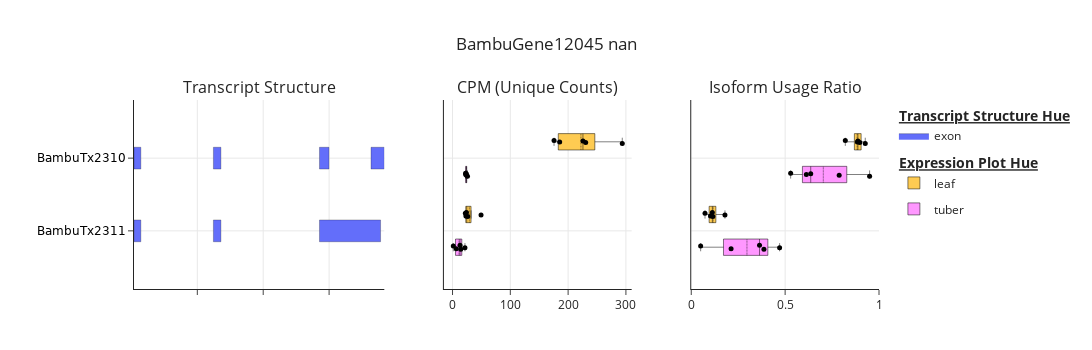
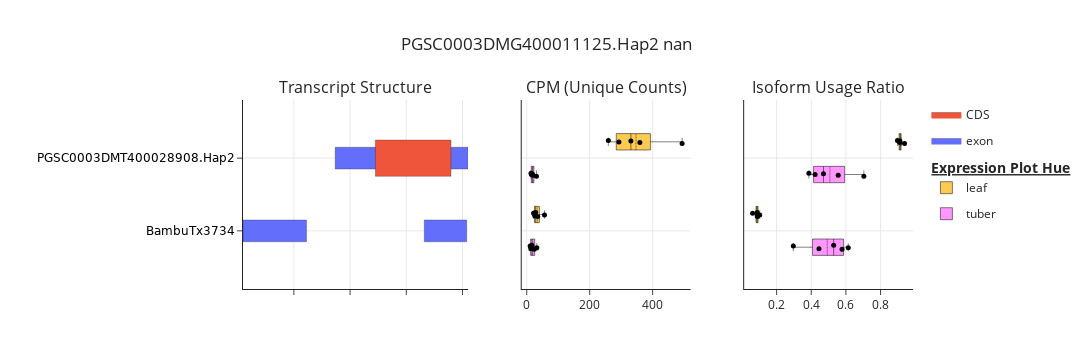
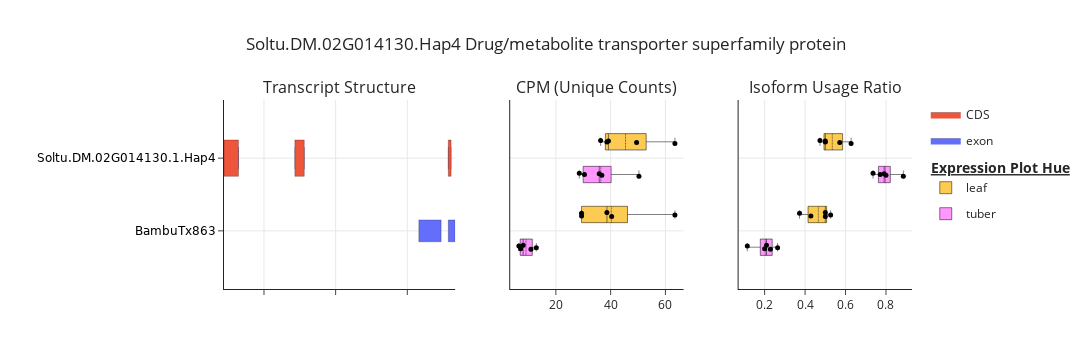
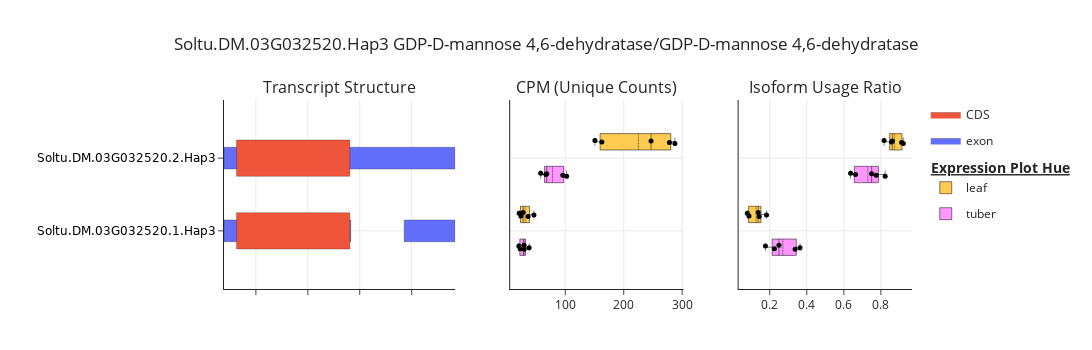

The code cell stored with these charts, in order, in its notebook:
### Code cell
figures = poly.plot_differential_isoform_usage(
    results_df=DIU_plotting_result,
    annotation_df=annotation_pl,
    fdr_threshold=0.05,
    ratio_difference_threshold=0.3
)

### Figure 1 — Plotly figure (JSON) as saved in the notebook; plotly's stock layout.template omitted (floating-point values rounded to 4 significant figures)
{"data": [{"fill": "toself", "fillcolor": "#636EFA", "hoverinfo": "text", "hoverlabel": {"namelength": -1}, "hoveron": "fills+points", "hovertemplate": "<b>transcript_id:</b> BambuTx2310<br><b>Feature Type:</b> exon<br><b>Feature Number:</b> None<br><b>Chromosome:</b> chr06_4<br><b>Start:</b> 18103636<br><b>End:</b> 18103838<br><b>Size:</b> 203<br><extra></extra>", "legendgroup": "exon", "legendgrouptitle": {"text": "<b><u>Transcript Structure Hue<u><b>"}, "legendrank": 1, "line": {"color": "black", "width": 0.25}, "mode": "lines", "name": "exon", "opacity": 1, "showlegend": true, "type": "scatter", "x": [18103636, 18103838, 18103838, 18103636, 18103636], "xaxis": "x", "y": [0.85, 0.85, 1.15, 1.15, 0.85], "yaxis": "y"}, {"fill": "toself", "fillcolor": "#636EFA", "hoverinfo": "text", "hoverlabel": {"namelength": -1}, "hoveron": "fills+points", "hovertemplate": "<b>transcript_id:</b> BambuTx2310<br><b>Feature Type:</b> exon<br><b>Feature Number:</b> None<br><b>Chromosome:</b> chr06_4<br><b>Start:</b> 18102854<br><b>End:</b> 18102998<br><b>Size:</b> 145<br><extra></extra>", "legendgroup": "exon", "legendgrouptitle": {"text": "<b><u>Transcript Structure Hue<u><b>"}, "legendrank": 1, "line": {"color": "black", "width": 0.25}, "mode": "lines", "name": "exon", "opacity": 1, "showlegend": false, "type": "scatter", "x": [18102854, 18102998, 18102998, 18102854, 18102854], "xaxis": "x", "y": [0.85, 0.85, 1.15, 1.15, 0.85], "yaxis": "y"}, {"fill": "toself", "fillcolor": "#636EFA", "hoverinfo": "text", "hoverlabel": {"namelength": -1}, "hoveron": "fills+points", "hovertemplate": "<b>transcript_id:</b> BambuTx2310<br><b>Feature Type:</b> exon<br><b>Feature Number:</b> None<br><b>Chromosome:</b> chr06_4<br><b>Start:</b> 18101244<br><b>End:</b> 18101358<br><b>Size:</b> 115<br><extra></extra>", "legendgroup": "exon", "legendgrouptitle": {"text": "<b><u>Transcript Structure Hue<u><b>"}, "legendrank": 1, "line": {"color": "black", "width": 0.25}, "mode": "lines", "name": "exon", "opacity": 1, "showlegend": false, "type": "scatter", "x": [18101244, 18101358, 18101358, 18101244, 18101244], "xaxis": "x", "y": [0.85, 0.85, 1.15, 1.15, 0.85], "yaxis": "y"}, {"fill": "toself", "fillcolor": "#636EFA", "hoverinfo": "text", "hoverlabel": {"namelength": -1}, "hoveron": "fills+points", "hovertemplate": "<b>transcript_id:</b> BambuTx2310<br><b>Feature Type:</b> exon<br><b>Feature Number:</b> None<br><b>Chromosome:</b> chr06_4<br><b>Start:</b> 18100039<br><b>End:</b> 18100143<br><b>Size:</b> 105<br><extra></extra>", "legendgroup": "exon", "legendgrouptitle": {"text": "<b><u>Transcript Structure Hue<u><b>"}, "legendrank": 1, "line": {"color": "black", "width": 0.25}, "mode": "lines", "name": "exon", "opacity": 1, "showlegend": false, "type": "scatter", "x": [18100039, 18100143, 18100143, 18100039, 18100039], "xaxis": "x", "y": [0.85, 0.85, 1.15, 1.15, 0.85], "yaxis": "y"}, {"fill": "toself", "fillcolor": "#636EFA", "hoverinfo": "text", "hoverlabel": {"namelength": -1}, "hoveron": "fills+points", "hovertemplate": "<b>transcript_id:</b> BambuTx2311<br><b>Feature Type:</b> exon<br><b>Feature Number:</b> None<br><b>Chromosome:</b> chr06_4<br><b>Start:</b> 18102854<br><b>End:</b> 18103781<br><b>Size:</b> 928<br><extra></extra>", "legendgroup": "exon", "legendgrouptitle": {"text": "<b><u>Transcript Structure Hue<u><b>"}, "legendrank": 1, "line": {"color": "black", "width": 0.25}, "mode": "lines", "name": "exon", "opacity": 1, "showlegend": false, "type": "scatter", "x": [18102854, 18103781, 18103781, 18102854, 18102854], "xaxis": "x", "y": [-0.15, -0.15, 0.15, 0.15, -0.15], "yaxis": "y"}, {"fill": "toself", "fillcolor": "#636EFA", "hoverinfo": "text", "hoverlabel": {"namelength": -1}, "hoveron": "fills+points", "hovertemplate": "<b>transcript_id:</b> BambuTx2311<br><b>Feature Type:</b> exon<br><b>Feature Number:</b> None<br><b>Chromosome:</b> chr06_4<br><b>Start:</b> 18101244<br><b>End:</b> 18101358<br><b>Size:</b> 115<br><extra></extra>", "legendgroup": "exon", "legendgrouptitle": {"text": "<b><u>Transcript Structure Hue<u><b>"}, "legendrank": 1, "line": {"color": "black", "width": 0.25}, "mode": "lines", "name": "exon", "opacity": 1, "showlegend": false, "type": "scatter", "x": [18101244, 18101358, 18101358, 18101244, 18101244], "xaxis": "x", "y": [-0.15, -0.15, 0.15, 0.15, -0.15], "yaxis": "y"}, {"fill": "toself", "fillcolor": "#636EFA", "hoverinfo": "text", "hoverlabel": {"namelength": -1}, "hoveron": "fills+points", "hovertemplate": "<b>transcript_id:</b> BambuTx2311<br><b>Feature Type:</b> exon<br><b>Feature Number:</b> None<br><b>Chromosome:</b> chr06_4<br><b>Start:</b> 18100040<br><b>End:</b> 18100143<br><b>Size:</b> 104<br><extra></extra>", "legendgroup": "exon", "legendgrouptitle": {"text": "<b><u>Transcript Structure Hue<u><b>"}, "legendrank": 1, "line": {"color": "black", "width": 0.25}, "mode": "lines", "name": "exon", "opacity": 1, "showlegend": false, "type": "scatter", "x": [18100040, 18100143, 18100143, 18100040, 18100040], "xaxis": "x", "y": [-0.15, -0.15, 0.15, 0.15, -0.15], "yaxis": "y"}, {"boxmean": true, "boxpoints": "all", "fillcolor": "#FF97FF", "jitter": 0.3, "legendgroup": "tuber", "legendgrouptitle": {"text": ""}, "legendrank": 3, "line": {"width": 0.5}, "marker": {"color": "black", "opacity": 1, "size": 5}, "name": "tuber", "offsetgroup": "3", "opacity": 1, "orientation": "h", "pointpos": 0, "showlegend": true, "text": ["SRR14995031", "SRR14995033", "SRR14995032", "SRR14995933", "SRR14995034", "SRR14995031", "SRR14995033", "SRR14995032", "SRR14995933", "SRR14995034"], "type": "box", "x": [21.49, 6.432, 14.28, 1.362, 12.99, 24.17, 23.89, 22.61, 25.89, 22.73], "xaxis": "x2", "y": ["0", "0", "0", "0", "0", "1", "1", "1", "1", "1"], "yaxis": "y2"}, {"boxmean": true, "boxpoints": "all", "fillcolor": "#FECB52", "jitter": 0.3, "legendgroup": "leaf", "legendgrouptitle": {"text": "<b><u>Expression Plot Hue<u><b>"}, "legendrank": 2, "line": {"width": 0.5}, "marker": {"color": "black", "opacity": 1, "size": 5}, "name": "leaf", "offsetgroup": "2", "opacity": 1, "orientation": "h", "pointpos": 0, "showlegend": true, "text": ["SRR14993893", "SRR14993892", "SRR14993895", "SRR14993894", "SRR14996168", "SRR14993893", "SRR14993892", "SRR14993895", "SRR14993894", "SRR14996168"], "type": "box", "x": [49.36, 23.19, 26.29, 24.12, 22.21, 225.7, 293.7, 230.4, 185.4, 175.6], "xaxis": "x2", "y": ["0", "0", "0", "0", "0", "1", "1", "1", "1", "1"], "yaxis": "y2"}, {"boxmean": true, "boxpoints": "all", "fillcolor": "#FF97FF", "jitter": 0.3, "legendgroup": "tuber", "legendgrouptitle": {"text": ""}, "legendrank": 3, "line": {"width": 0.5}, "marker": {"color": "black", "opacity": 1, "size": 5}, "name": "tuber", "offsetgroup": "3", "opacity": 1, "orientation": "h", "pointpos": 0, "showlegend": false, "text": ["SRR14995031", "SRR14995033", "SRR14995032", "SRR14995933", "SRR14995034", "SRR14995031", "SRR14995033", "SRR14995032", "SRR14995933", "SRR14995034"], "type": "box", "x": [0.4706, 0.2121, 0.3871, 0.05, 0.3636, 0.5294, 0.7879, 0.6129, 0.95, 0.6364], "xaxis": "x3", "y": ["0", "0", "0", "0", "0", "1", "1", "1", "1", "1"], "yaxis": "y3"}, {"boxmean": true, "boxpoints": "all", "fillcolor": "#FECB52", "jitter": 0.3, "legendgroup": "leaf", "legendgrouptitle": {"text": "<b><u>Expression Plot Hue<u><b>"}, "legendrank": 2, "line": {"width": 0.5}, "marker": {"color": "black", "opacity": 1, "size": 5}, "name": "leaf", "offsetgroup": "2", "opacity": 1, "orientation": "h", "pointpos": 0, "showlegend": false, "text": ["SRR14993893", "SRR14993892", "SRR14993895", "SRR14993894", "SRR14996168", "SRR14993893", "SRR14993892", "SRR14993895", "SRR14993894", "SRR14996168"], "type": "box", "x": [0.1795, 0.07317, 0.1024, 0.1151, 0.1122, 0.8205, 0.9268, 0.8976, 0.8849, 0.8878], "xaxis": "x3", "y": ["0", "0", "0", "0", "0", "1", "1", "1", "1", "1"], "yaxis": "y3"}], "layout": {"annotations": [{"font": {"size": 16}, "showarrow": false, "text": "Transcript Structure", "x": 0.168, "xanchor": "center", "xref": "paper", "y": 1, "yanchor": "bottom", "yref": "paper"}, {"font": {"size": 16}, "showarrow": false, "text": "CPM (Unique Counts)", "x": 0.542, "xanchor": "center", "xref": "paper", "y": 1, "yanchor": "bottom", "yref": "paper"}, {"font": {"size": 16}, "showarrow": false, "text": "Isoform Usage Ratio", "x": 0.874, "xanchor": "center", "xref": "paper", "y": 1, "yanchor": "bottom", "yref": "paper"}], "boxgap": 0.1, "boxgroupgap": 0.5, "boxmode": "group", "height": 350, "hoverlabel": {"font": {"size": 12}}, "hovermode": "closest", "legend": {"font": {"size": 12}, "grouptitlefont": {"size": 14}, "tracegroupgap": 7}, "margin": {"b": 50, "l": 100, "r": 50, "t": 100}, "showlegend": true, "title": {"text": "BambuGene12045 nan", "x": 0.5, "xanchor": "center"}, "violingap": 0.1, "violingroupgap": 0.5, "violinmode": "group", "width": 1300, "xaxis": {"anchor": "y", "domain": [0, 0.336], "showgrid": true, "showticklabels": false, "tickfont": {"size": 12}, "title": {"text": ""}}, "xaxis2": {"anchor": "y2", "domain": [0.416, 0.668], "showgrid": true, "showticklabels": true, "tickfont": {"size": 12}, "title": {"text": ""}}, "xaxis3": {"anchor": "y3", "domain": [0.748, 1], "showgrid": true, "showticklabels": true, "tickfont": {"size": 12}, "title": {"text": ""}}, "yaxis": {"anchor": "x", "domain": [0, 1], "range": [-0.8, 1.8], "showgrid": true, "showticklabels": true, "tickfont": {"color": "black", "family": "DejaVu Sans", "size": 12}, "ticktext": ["BambuTx2311", "BambuTx2310"], "tickvals": [0, 1], "title": {"text": ""}}, "yaxis2": {"anchor": "x2", "domain": [0, 1], "matches": "y", "range": [-0.8, 1.8], "showgrid": true, "showticklabels": false, "ticks": "", "ticktext": ["BambuTx2311", "BambuTx2310"], "tickvals": [0, 1]}, "yaxis3": {"anchor": "x3", "domain": [0, 1], "matches": "y", "range": [-0.8, 1.8], "showgrid": true, "showticklabels": false, "ticks": "", "ticktext": ["BambuTx2311", "BambuTx2310"], "tickvals": [0, 1]}}}

### Figure 2 — Plotly figure (JSON) as saved in the notebook; plotly's stock layout.template omitted (floating-point values rounded to 4 significant figures)
{"data": [{"fill": "toself", "fillcolor": "#636EFA", "hoverinfo": "text", "hoverlabel": {"namelength": -1}, "hoveron": "fills+points", "hovertemplate": "<b>transcript_id:</b> PGSC0003DMT400028908.Hap2<br><b>Feature Type:</b> exon<br><b>Feature Number:</b> None<br><b>Chromosome:</b> chr10_2<br><b>Start:</b> 13877947<br><b>End:</b> 13878420<br><b>Size:</b> 474<br><extra></extra>", "legendgroup": "exon", "legendgrouptitle": {"text": ""}, "legendrank": 2, "line": {"color": "black", "width": 0.25}, "mode": "lines", "name": "exon", "opacity": 1, "showlegend": true, "type": "scatter", "x": [13877947, 13878420, 13878420, 13877947, 13877947], "xaxis": "x", "y": [0.85, 0.85, 1.15, 1.15, 0.85], "yaxis": "y"}, {"fill": "toself", "fillcolor": "#636EFA", "hoverinfo": "text", "hoverlabel": {"namelength": -1}, "hoveron": "fills+points", "hovertemplate": "<b>transcript_id:</b> BambuTx3734<br><b>Feature Type:</b> exon<br><b>Feature Number:</b> None<br><b>Chromosome:</b> chr10_2<br><b>Start:</b> 13878264<br><b>End:</b> 13878415<br><b>Size:</b> 152<br><extra></extra>", "legendgroup": "exon", "legendgrouptitle": {"text": ""}, "legendrank": 2, "line": {"color": "black", "width": 0.25}, "mode": "lines", "name": "exon", "opacity": 1, "showlegend": false, "type": "scatter", "x": [13878264, 13878415, 13878415, 13878264, 13878264], "xaxis": "x", "y": [-0.15, -0.15, 0.15, 0.15, -0.15], "yaxis": "y"}, {"fill": "toself", "fillcolor": "#636EFA", "hoverinfo": "text", "hoverlabel": {"namelength": -1}, "hoveron": "fills+points", "hovertemplate": "<b>transcript_id:</b> BambuTx3734<br><b>Feature Type:</b> exon<br><b>Feature Number:</b> None<br><b>Chromosome:</b> chr10_2<br><b>Start:</b> 13877619<br><b>End:</b> 13877845<br><b>Size:</b> 227<br><extra></extra>", "legendgroup": "exon", "legendgrouptitle": {"text": ""}, "legendrank": 2, "line": {"color": "black", "width": 0.25}, "mode": "lines", "name": "exon", "opacity": 1, "showlegend": false, "type": "scatter", "x": [13877619, 13877845, 13877845, 13877619, 13877619], "xaxis": "x", "y": [-0.15, -0.15, 0.15, 0.15, -0.15], "yaxis": "y"}, {"fill": "toself", "fillcolor": "#EF553B", "hoverinfo": "text", "hoverlabel": {"namelength": -1}, "hoveron": "fills+points", "hovertemplate": "<b>transcript_id:</b> PGSC0003DMT400028908.Hap2<br><b>Feature Type:</b> CDS<br><b>Feature Number:</b> None<br><b>Chromosome:</b> chr10_2<br><b>Start:</b> 13878090<br><b>End:</b> 13878359<br><b>Size:</b> 270<br><extra></extra>", "legendgroup": "CDS", "legendgrouptitle": {"text": ""}, "legendrank": 1, "line": {"color": "black", "width": 0.25}, "mode": "lines", "name": "CDS", "opacity": 1, "showlegend": true, "type": "scatter", "x": [13878090, 13878359, 13878359, 13878090, 13878090], "xaxis": "x", "y": [0.75, 0.75, 1.25, 1.25, 0.75], "yaxis": "y"}, {"boxmean": true, "boxpoints": "all", "fillcolor": "#FF97FF", "jitter": 0.3, "legendgroup": "tuber", "legendgrouptitle": {"text": ""}, "legendrank": 4, "line": {"width": 0.5}, "marker": {"color": "black", "opacity": 1, "size": 5}, "name": "tuber", "offsetgroup": "4", "opacity": 1, "orientation": "h", "pointpos": 0, "showlegend": true, "text": ["SRR14995031", "SRR14995033", "SRR14995032", "SRR14995933", "SRR14995034", "SRR14995031", "SRR14995033", "SRR14995032", "SRR14995933", "SRR14995034"], "type": "box", "x": [23.28, 16.54, 32.12, 10.9, 12.99, 17.01, 14.7, 20.23, 13.62, 30.85], "xaxis": "x2", "y": ["0", "0", "0", "0", "0", "1", "1", "1", "1", "1"], "yaxis": "y2"}, {"boxmean": true, "boxpoints": "all", "fillcolor": "#FECB52", "jitter": 0.3, "legendgroup": "leaf", "legendgrouptitle": {"text": "<b><u>Expression Plot Hue<u><b>"}, "legendrank": 3, "line": {"width": 0.5}, "marker": {"color": "black", "opacity": 1, "size": 5}, "name": "leaf", "offsetgroup": "3", "opacity": 1, "orientation": "h", "pointpos": 0, "showlegend": true, "text": ["SRR14993893", "SRR14993892", "SRR14993895", "SRR14993894", "SRR14996168", "SRR14993893", "SRR14993892", "SRR14993895", "SRR14993894", "SRR14996168"], "type": "box", "x": [56.42, 34.78, 21.65, 25.62, 28.27, 493.6, 359.4, 330.9, 259.3, 292.7], "xaxis": "x2", "y": ["0", "0", "0", "0", "0", "1", "1", "1", "1", "1"], "yaxis": "y2"}, {"boxmean": true, "boxpoints": "all", "fillcolor": "#FF97FF", "jitter": 0.3, "legendgroup": "tuber", "legendgrouptitle": {"text": ""}, "legendrank": 4, "line": {"width": 0.5}, "marker": {"color": "black", "opacity": 1, "size": 5}, "name": "tuber", "offsetgroup": "4", "opacity": 1, "orientation": "h", "pointpos": 0, "showlegend": false, "text": ["SRR14995031", "SRR14995033", "SRR14995032", "SRR14995933", "SRR14995034", "SRR14995031", "SRR14995033", "SRR14995032", "SRR14995933", "SRR14995034"], "type": "box", "x": [0.5778, 0.5294, 0.6136, 0.4444, 0.2963, 0.4222, 0.4706, 0.3864, 0.5556, 0.7037], "xaxis": "x3", "y": ["0", "0", "0", "0", "0", "1", "1", "1", "1", "1"], "yaxis": "y3"}, {"boxmean": true, "boxpoints": "all", "fillcolor": "#FECB52", "jitter": 0.3, "legendgroup": "leaf", "legendgrouptitle": {"text": "<b><u>Expression Plot Hue<u><b>"}, "legendrank": 3, "line": {"width": 0.5}, "marker": {"color": "black", "opacity": 1, "size": 5}, "name": "leaf", "offsetgroup": "3", "opacity": 1, "orientation": "h", "pointpos": 0, "showlegend": false, "text": ["SRR14993893", "SRR14993892", "SRR14993895", "SRR14993894", "SRR14996168", "SRR14993893", "SRR14993892", "SRR14993895", "SRR14993894", "SRR14996168"], "type": "box", "x": [0.1026, 0.08824, 0.0614, 0.08995, 0.08805, 0.8974, 0.9118, 0.9386, 0.9101, 0.9119], "xaxis": "x3", "y": ["0", "0", "0", "0", "0", "1", "1", "1", "1", "1"], "yaxis": "y3"}], "layout": {"annotations": [{"font": {"size": 16}, "showarrow": false, "text": "Transcript Structure", "x": 0.168, "xanchor": "center", "xref": "paper", "y": 1, "yanchor": "bottom", "yref": "paper"}, {"font": {"size": 16}, "showarrow": false, "text": "CPM (Unique Counts)", "x": 0.542, "xanchor": "center", "xref": "paper", "y": 1, "yanchor": "bottom", "yref": "paper"}, {"font": {"size": 16}, "showarrow": false, "text": "Isoform Usage Ratio", "x": 0.874, "xanchor": "center", "xref": "paper", "y": 1, "yanchor": "bottom", "yref": "paper"}], "boxgap": 0.1, "boxgroupgap": 0.5, "boxmode": "group", "height": 350, "hoverlabel": {"font": {"size": 12}}, "hovermode": "closest", "legend": {"font": {"size": 12}, "grouptitlefont": {"size": 14}, "tracegroupgap": 7}, "margin": {"b": 50, "l": 100, "r": 50, "t": 100}, "showlegend": true, "title": {"text": "PGSC0003DMG400011125.Hap2 nan", "x": 0.5, "xanchor": "center"}, "violingap": 0.1, "violingroupgap": 0.5, "violinmode": "group", "width": 1300, "xaxis": {"anchor": "y", "domain": [0, 0.336], "showgrid": true, "showticklabels": false, "tickfont": {"size": 12}, "title": {"text": ""}}, "xaxis2": {"anchor": "y2", "domain": [0.416, 0.668], "showgrid": true, "showticklabels": true, "tickfont": {"size": 12}, "title": {"text": ""}}, "xaxis3": {"anchor": "y3", "domain": [0.748, 1], "showgrid": true, "showticklabels": true, "tickfont": {"size": 12}, "title": {"text": ""}}, "yaxis": {"anchor": "x", "domain": [0, 1], "range": [-0.8, 1.8], "showgrid": true, "showticklabels": true, "tickfont": {"color": "black", "family": "DejaVu Sans", "size": 12}, "ticktext": ["BambuTx3734", "PGSC0003DMT400028908.Hap2"], "tickvals": [0, 1], "title": {"text": ""}}, "yaxis2": {"anchor": "x2", "domain": [0, 1], "matches": "y", "range": [-0.8, 1.8], "showgrid": true, "showticklabels": false, "ticks": "", "ticktext": ["BambuTx3734", "PGSC0003DMT400028908.Hap2"], "tickvals": [0, 1]}, "yaxis3": {"anchor": "x3", "domain": [0, 1], "matches": "y", "range": [-0.8, 1.8], "showgrid": true, "showticklabels": false, "ticks": "", "ticktext": ["BambuTx3734", "PGSC0003DMT400028908.Hap2"], "tickvals": [0, 1]}}}

### Figure 3 — Plotly figure (JSON) as saved in the notebook; plotly's stock layout.template omitted (floating-point values rounded to 4 significant figures)
{"data": [{"fill": "toself", "fillcolor": "#636EFA", "hoverinfo": "text", "hoverlabel": {"namelength": -1}, "hoveron": "fills+points", "hovertemplate": "<b>transcript_id:</b> Soltu.DM.02G014130.1.Hap4<br><b>Feature Type:</b> exon<br><b>Feature Number:</b> None<br><b>Chromosome:</b> chr02_4<br><b>Start:</b> 25902572<br><b>End:</b> 25902611<br><b>Size:</b> 40<br><extra></extra>", "legendgroup": "exon", "legendgrouptitle": {"text": ""}, "legendrank": 2, "line": {"color": "black", "width": 0.25}, "mode": "lines", "name": "exon", "opacity": 1, "showlegend": true, "type": "scatter", "x": [25902572, 25902611, 25902611, 25902572, 25902572], "xaxis": "x", "y": [0.85, 0.85, 1.15, 1.15, 0.85], "yaxis": "y"}, {"fill": "toself", "fillcolor": "#636EFA", "hoverinfo": "text", "hoverlabel": {"namelength": -1}, "hoveron": "fills+points", "hovertemplate": "<b>transcript_id:</b> Soltu.DM.02G014130.1.Hap4<br><b>Feature Type:</b> exon<br><b>Feature Number:</b> None<br><b>Chromosome:</b> chr02_4<br><b>Start:</b> 25900431<br><b>End:</b> 25900562<br><b>Size:</b> 132<br><extra></extra>", "legendgroup": "exon", "legendgrouptitle": {"text": ""}, "legendrank": 2, "line": {"color": "black", "width": 0.25}, "mode": "lines", "name": "exon", "opacity": 1, "showlegend": false, "type": "scatter", "x": [25900431, 25900562, 25900562, 25900431, 25900431], "xaxis": "x", "y": [0.85, 0.85, 1.15, 1.15, 0.85], "yaxis": "y"}, {"fill": "toself", "fillcolor": "#636EFA", "hoverinfo": "text", "hoverlabel": {"namelength": -1}, "hoveron": "fills+points", "hovertemplate": "<b>transcript_id:</b> Soltu.DM.02G014130.1.Hap4<br><b>Feature Type:</b> exon<br><b>Feature Number:</b> None<br><b>Chromosome:</b> chr02_4<br><b>Start:</b> 25899442<br><b>End:</b> 25899644<br><b>Size:</b> 203<br><extra></extra>", "legendgroup": "exon", "legendgrouptitle": {"text": ""}, "legendrank": 2, "line": {"color": "black", "width": 0.25}, "mode": "lines", "name": "exon", "opacity": 1, "showlegend": false, "type": "scatter", "x": [25899442, 25899644, 25899644, 25899442, 25899442], "xaxis": "x", "y": [0.85, 0.85, 1.15, 1.15, 0.85], "yaxis": "y"}, {"fill": "toself", "fillcolor": "#636EFA", "hoverinfo": "text", "hoverlabel": {"namelength": -1}, "hoveron": "fills+points", "hovertemplate": "<b>transcript_id:</b> BambuTx863<br><b>Feature Type:</b> exon<br><b>Feature Number:</b> None<br><b>Chromosome:</b> chr02_4<br><b>Start:</b> 25902572<br><b>End:</b> 25902668<br><b>Size:</b> 97<br><extra></extra>", "legendgroup": "exon", "legendgrouptitle": {"text": ""}, "legendrank": 2, "line": {"color": "black", "width": 0.25}, "mode": "lines", "name": "exon", "opacity": 1, "showlegend": false, "type": "scatter", "x": [25902572, 25902668, 25902668, 25902572, 25902572], "xaxis": "x", "y": [-0.15, -0.15, 0.15, 0.15, -0.15], "yaxis": "y"}, {"fill": "toself", "fillcolor": "#636EFA", "hoverinfo": "text", "hoverlabel": {"namelength": -1}, "hoveron": "fills+points", "hovertemplate": "<b>transcript_id:</b> BambuTx863<br><b>Feature Type:</b> exon<br><b>Feature Number:</b> None<br><b>Chromosome:</b> chr02_4<br><b>Start:</b> 25902161<br><b>End:</b> 25902472<br><b>Size:</b> 312<br><extra></extra>", "legendgroup": "exon", "legendgrouptitle": {"text": ""}, "legendrank": 2, "line": {"color": "black", "width": 0.25}, "mode": "lines", "name": "exon", "opacity": 1, "showlegend": false, "type": "scatter", "x": [25902161, 25902472, 25902472, 25902161, 25902161], "xaxis": "x", "y": [-0.15, -0.15, 0.15, 0.15, -0.15], "yaxis": "y"}, {"fill": "toself", "fillcolor": "#EF553B", "hoverinfo": "text", "hoverlabel": {"namelength": -1}, "hoveron": "fills+points", "hovertemplate": "<b>transcript_id:</b> Soltu.DM.02G014130.1.Hap4<br><b>Feature Type:</b> CDS<br><b>Feature Number:</b> None<br><b>Chromosome:</b> chr02_4<br><b>Start:</b> 25902572<br><b>End:</b> 25902611<br><b>Size:</b> 40<br><extra></extra>", "legendgroup": "CDS", "legendgrouptitle": {"text": ""}, "legendrank": 1, "line": {"color": "black", "width": 0.25}, "mode": "lines", "name": "CDS", "opacity": 1, "showlegend": true, "type": "scatter", "x": [25902572, 25902611, 25902611, 25902572, 25902572], "xaxis": "x", "y": [0.75, 0.75, 1.25, 1.25, 0.75], "yaxis": "y"}, {"fill": "toself", "fillcolor": "#EF553B", "hoverinfo": "text", "hoverlabel": {"namelength": -1}, "hoveron": "fills+points", "hovertemplate": "<b>transcript_id:</b> Soltu.DM.02G014130.1.Hap4<br><b>Feature Type:</b> CDS<br><b>Feature Number:</b> None<br><b>Chromosome:</b> chr02_4<br><b>Start:</b> 25900431<br><b>End:</b> 25900562<br><b>Size:</b> 132<br><extra></extra>", "legendgroup": "CDS", "legendgrouptitle": {"text": ""}, "legendrank": 1, "line": {"color": "black", "width": 0.25}, "mode": "lines", "name": "CDS", "opacity": 1, "showlegend": false, "type": "scatter", "x": [25900431, 25900562, 25900562, 25900431, 25900431], "xaxis": "x", "y": [0.75, 0.75, 1.25, 1.25, 0.75], "yaxis": "y"}, {"fill": "toself", "fillcolor": "#EF553B", "hoverinfo": "text", "hoverlabel": {"namelength": -1}, "hoveron": "fills+points", "hovertemplate": "<b>transcript_id:</b> Soltu.DM.02G014130.1.Hap4<br><b>Feature Type:</b> CDS<br><b>Feature Number:</b> None<br><b>Chromosome:</b> chr02_4<br><b>Start:</b> 25899442<br><b>End:</b> 25899644<br><b>Size:</b> 203<br><extra></extra>", "legendgroup": "CDS", "legendgrouptitle": {"text": ""}, "legendrank": 1, "line": {"color": "black", "width": 0.25}, "mode": "lines", "name": "CDS", "opacity": 1, "showlegend": false, "type": "scatter", "x": [25899442, 25899644, 25899644, 25899442, 25899442], "xaxis": "x", "y": [0.75, 0.75, 1.25, 1.25, 0.75], "yaxis": "y"}, {"boxmean": true, "boxpoints": "all", "fillcolor": "#FF97FF", "jitter": 0.3, "legendgroup": "tuber", "legendgrouptitle": {"text": ""}, "legendrank": 4, "line": {"width": 0.5}, "marker": {"color": "black", "opacity": 1, "size": 5}, "name": "tuber", "offsetgroup": "4", "opacity": 1, "orientation": "h", "pointpos": 0, "showlegend": true, "text": ["SRR14995031", "SRR14995033", "SRR14995032", "SRR14995933", "SRR14995034", "SRR14995031", "SRR14995033", "SRR14995032", "SRR14995933", "SRR14995034"], "type": "box", "x": [8.057, 12.86, 7.139, 10.9, 6.495, 30.44, 35.84, 28.56, 36.79, 50.33], "xaxis": "x2", "y": ["0", "0", "0", "0", "0", "1", "1", "1", "1", "1"], "yaxis": "y2"}, {"boxmean": true, "boxpoints": "all", "fillcolor": "#FECB52", "jitter": 0.3, "legendgroup": "leaf", "legendgrouptitle": {"text": "<b><u>Expression Plot Hue<u><b>"}, "legendrank": 3, "line": {"width": 0.5}, "marker": {"color": "black", "opacity": 1, "size": 5}, "name": "leaf", "offsetgroup": "3", "opacity": 1, "orientation": "h", "pointpos": 0, "showlegend": true, "text": ["SRR14993893", "SRR14993892", "SRR14993895", "SRR14993894", "SRR14996168", "SRR14993893", "SRR14993892", "SRR14993895", "SRR14993894", "SRR14996168"], "type": "box", "x": [63.47, 38.64, 29.38, 29.39, 40.38, 63.47, 38.64, 49.48, 39.19, 36.34], "xaxis": "x2", "y": ["0", "0", "0", "0", "0", "1", "1", "1", "1", "1"], "yaxis": "y2"}, {"boxmean": true, "boxpoints": "all", "fillcolor": "#FF97FF", "jitter": 0.3, "legendgroup": "tuber", "legendgrouptitle": {"text": ""}, "legendrank": 4, "line": {"width": 0.5}, "marker": {"color": "black", "opacity": 1, "size": 5}, "name": "tuber", "offsetgroup": "4", "opacity": 1, "orientation": "h", "pointpos": 0, "showlegend": false, "text": ["SRR14995031", "SRR14995033", "SRR14995032", "SRR14995933", "SRR14995034", "SRR14995031", "SRR14995033", "SRR14995032", "SRR14995933", "SRR14995034"], "type": "box", "x": [0.2093, 0.2642, 0.2, 0.2286, 0.1143, 0.7907, 0.7358, 0.8, 0.7714, 0.8857], "xaxis": "x3", "y": ["0", "0", "0", "0", "0", "1", "1", "1", "1", "1"], "yaxis": "y3"}, {"boxmean": true, "boxpoints": "all", "fillcolor": "#FECB52", "jitter": 0.3, "legendgroup": "leaf", "legendgrouptitle": {"text": "<b><u>Expression Plot Hue<u><b>"}, "legendrank": 3, "line": {"width": 0.5}, "marker": {"color": "black", "opacity": 1, "size": 5}, "name": "leaf", "offsetgroup": "3", "opacity": 1, "orientation": "h", "pointpos": 0, "showlegend": false, "text": ["SRR14993893", "SRR14993892", "SRR14993895", "SRR14993894", "SRR14996168", "SRR14993893", "SRR14993892", "SRR14993895", "SRR14993894", "SRR14996168"], "type": "box", "x": [0.5, 0.5, 0.3725, 0.4286, 0.5263, 0.5, 0.5, 0.6275, 0.5714, 0.4737], "xaxis": "x3", "y": ["0", "0", "0", "0", "0", "1", "1", "1", "1", "1"], "yaxis": "y3"}], "layout": {"annotations": [{"font": {"size": 16}, "showarrow": false, "text": "Transcript Structure", "x": 0.168, "xanchor": "center", "xref": "paper", "y": 1, "yanchor": "bottom", "yref": "paper"}, {"font": {"size": 16}, "showarrow": false, "text": "CPM (Unique Counts)", "x": 0.542, "xanchor": "center", "xref": "paper", "y": 1, "yanchor": "bottom", "yref": "paper"}, {"font": {"size": 16}, "showarrow": false, "text": "Isoform Usage Ratio", "x": 0.874, "xanchor": "center", "xref": "paper", "y": 1, "yanchor": "bottom", "yref": "paper"}], "boxgap": 0.1, "boxgroupgap": 0.5, "boxmode": "group", "height": 350, "hoverlabel": {"font": {"size": 12}}, "hovermode": "closest", "legend": {"font": {"size": 12}, "grouptitlefont": {"size": 14}, "tracegroupgap": 7}, "margin": {"b": 50, "l": 100, "r": 50, "t": 100}, "showlegend": true, "title": {"text": "Soltu.DM.02G014130.Hap4 Drug/metabolite transporter superfamily protein", "x": 0.5, "xanchor": "center"}, "violingap": 0.1, "violingroupgap": 0.5, "violinmode": "group", "width": 1300, "xaxis": {"anchor": "y", "domain": [0, 0.336], "showgrid": true, "showticklabels": false, "tickfont": {"size": 12}, "title": {"text": ""}}, "xaxis2": {"anchor": "y2", "domain": [0.416, 0.668], "showgrid": true, "showticklabels": true, "tickfont": {"size": 12}, "title": {"text": ""}}, "xaxis3": {"anchor": "y3", "domain": [0.748, 1], "showgrid": true, "showticklabels": true, "tickfont": {"size": 12}, "title": {"text": ""}}, "yaxis": {"anchor": "x", "domain": [0, 1], "range": [-0.8, 1.8], "showgrid": true, "showticklabels": true, "tickfont": {"color": "black", "family": "DejaVu Sans", "size": 12}, "ticktext": ["BambuTx863", "Soltu.DM.02G014130.1.Hap4"], "tickvals": [0, 1], "title": {"text": ""}}, "yaxis2": {"anchor": "x2", "domain": [0, 1], "matches": "y", "range": [-0.8, 1.8], "showgrid": true, "showticklabels": false, "ticks": "", "ticktext": ["BambuTx863", "Soltu.DM.02G014130.1.Hap4"], "tickvals": [0, 1]}, "yaxis3": {"anchor": "x3", "domain": [0, 1], "matches": "y", "range": [-0.8, 1.8], "showgrid": true, "showticklabels": false, "ticks": "", "ticktext": ["BambuTx863", "Soltu.DM.02G014130.1.Hap4"], "tickvals": [0, 1]}}}

### Figure 4 — Plotly figure (JSON) as saved in the notebook; plotly's stock layout.template omitted (floating-point values rounded to 4 significant figures)
{"data": [{"fill": "toself", "fillcolor": "#636EFA", "hoverinfo": "text", "hoverlabel": {"namelength": -1}, "hoveron": "fills+points", "hovertemplate": "<b>transcript_id:</b> Soltu.DM.03G032520.2.Hap3<br><b>Feature Type:</b> exon<br><b>Feature Number:</b> None<br><b>Chromosome:</b> chr03_3<br><b>Start:</b> 57043193<br><b>End:</b> 57045419<br><b>Size:</b> 2227<br><extra></extra>", "legendgroup": "exon", "legendgrouptitle": {"text": ""}, "legendrank": 2, "line": {"color": "black", "width": 0.25}, "mode": "lines", "name": "exon", "opacity": 1, "showlegend": true, "type": "scatter", "x": [57043193, 57045419, 57045419, 57043193, 57043193], "xaxis": "x", "y": [0.85, 0.85, 1.15, 1.15, 0.85], "yaxis": "y"}, {"fill": "toself", "fillcolor": "#636EFA", "hoverinfo": "text", "hoverlabel": {"namelength": -1}, "hoveron": "fills+points", "hovertemplate": "<b>transcript_id:</b> Soltu.DM.03G032520.1.Hap3<br><b>Feature Type:</b> exon<br><b>Feature Number:</b> None<br><b>Chromosome:</b> chr03_3<br><b>Start:</b> 57044928<br><b>End:</b> 57045419<br><b>Size:</b> 492<br><extra></extra>", "legendgroup": "exon", "legendgrouptitle": {"text": ""}, "legendrank": 2, "line": {"color": "black", "width": 0.25}, "mode": "lines", "name": "exon", "opacity": 1, "showlegend": false, "type": "scatter", "x": [57044928, 57045419, 57045419, 57044928, 57044928], "xaxis": "x", "y": [-0.15, -0.15, 0.15, 0.15, -0.15], "yaxis": "y"}, {"fill": "toself", "fillcolor": "#636EFA", "hoverinfo": "text", "hoverlabel": {"namelength": -1}, "hoveron": "fills+points", "hovertemplate": "<b>transcript_id:</b> Soltu.DM.03G032520.1.Hap3<br><b>Feature Type:</b> exon<br><b>Feature Number:</b> None<br><b>Chromosome:</b> chr03_3<br><b>Start:</b> 57043193<br><b>End:</b> 57044414<br><b>Size:</b> 1222<br><extra></extra>", "legendgroup": "exon", "legendgrouptitle": {"text": ""}, "legendrank": 2, "line": {"color": "black", "width": 0.25}, "mode": "lines", "name": "exon", "opacity": 1, "showlegend": false, "type": "scatter", "x": [57043193, 57044414, 57044414, 57043193, 57043193], "xaxis": "x", "y": [-0.15, -0.15, 0.15, 0.15, -0.15], "yaxis": "y"}, {"fill": "toself", "fillcolor": "#EF553B", "hoverinfo": "text", "hoverlabel": {"namelength": -1}, "hoveron": "fills+points", "hovertemplate": "<b>transcript_id:</b> Soltu.DM.03G032520.2.Hap3<br><b>Feature Type:</b> CDS<br><b>Feature Number:</b> None<br><b>Chromosome:</b> chr03_3<br><b>Start:</b> 57043314<br><b>End:</b> 57044405<br><b>Size:</b> 1092<br><extra></extra>", "legendgroup": "CDS", "legendgrouptitle": {"text": ""}, "legendrank": 1, "line": {"color": "black", "width": 0.25}, "mode": "lines", "name": "CDS", "opacity": 1, "showlegend": true, "type": "scatter", "x": [57043314, 57044405, 57044405, 57043314, 57043314], "xaxis": "x", "y": [0.75, 0.75, 1.25, 1.25, 0.75], "yaxis": "y"}, {"fill": "toself", "fillcolor": "#EF553B", "hoverinfo": "text", "hoverlabel": {"namelength": -1}, "hoveron": "fills+points", "hovertemplate": "<b>transcript_id:</b> Soltu.DM.03G032520.1.Hap3<br><b>Feature Type:</b> CDS<br><b>Feature Number:</b> None<br><b>Chromosome:</b> chr03_3<br><b>Start:</b> 57043314<br><b>End:</b> 57044405<br><b>Size:</b> 1092<br><extra></extra>", "legendgroup": "CDS", "legendgrouptitle": {"text": ""}, "legendrank": 2, "line": {"color": "black", "width": 0.25}, "mode": "lines", "name": "CDS", "opacity": 1, "showlegend": false, "type": "scatter", "x": [57043314, 57044405, 57044405, 57043314, 57043314], "xaxis": "x", "y": [-0.25, -0.25, 0.25, 0.25, -0.25], "yaxis": "y"}, {"boxmean": true, "boxpoints": "all", "fillcolor": "#FF97FF", "jitter": 0.3, "legendgroup": "tuber", "legendgrouptitle": {"text": ""}, "legendrank": 4, "line": {"width": 0.5}, "marker": {"color": "black", "opacity": 1, "size": 5}, "name": "tuber", "offsetgroup": "4", "opacity": 1, "orientation": "h", "pointpos": 0, "showlegend": true, "text": ["SRR14995031", "SRR14995033", "SRR14995032", "SRR14995933", "SRR14995034", "SRR14995031", "SRR14995033", "SRR14995032", "SRR14995933", "SRR14995034"], "type": "box", "x": [20.59, 29.4, 29.75, 38.15, 22.73, 95.79, 57.89, 102.3, 66.76, 68.2], "xaxis": "x2", "y": ["0", "0", "0", "0", "0", "1", "1", "1", "1", "1"], "yaxis": "y2"}, {"boxmean": true, "boxpoints": "all", "fillcolor": "#FECB52", "jitter": 0.3, "legendgroup": "leaf", "legendgrouptitle": {"text": "<b><u>Expression Plot Hue<u><b>"}, "legendrank": 3, "line": {"width": 0.5}, "marker": {"color": "black", "opacity": 1, "size": 5}, "name": "leaf", "offsetgroup": "3", "opacity": 1, "orientation": "h", "pointpos": 0, "showlegend": true, "text": ["SRR14993893", "SRR14993892", "SRR14993895", "SRR14993894", "SRR14996168", "SRR14993893", "SRR14993892", "SRR14993895", "SRR14993894", "SRR14996168"], "type": "box", "x": [21.16, 46.37, 27.83, 24.12, 36.34, 246.8, 278.2, 287.6, 150.7, 162.5], "xaxis": "x2", "y": ["0", "0", "0", "0", "0", "1", "1", "1", "1", "1"], "yaxis": "y2"}, {"boxmean": true, "boxpoints": "all", "fillcolor": "#FF97FF", "jitter": 0.3, "legendgroup": "tuber", "legendgrouptitle": {"text": ""}, "legendrank": 4, "line": {"width": 0.5}, "marker": {"color": "black", "opacity": 1, "size": 5}, "name": "tuber", "offsetgroup": "4", "opacity": 1, "orientation": "h", "pointpos": 0, "showlegend": false, "text": ["SRR14995031", "SRR14995033", "SRR14995032", "SRR14995933", "SRR14995034", "SRR14995031", "SRR14995033", "SRR14995032", "SRR14995933", "SRR14995034"], "type": "box", "x": [0.1769, 0.3368, 0.2252, 0.3636, 0.25, 0.8231, 0.6632, 0.7748, 0.6364, 0.75], "xaxis": "x3", "y": ["0", "0", "0", "0", "0", "1", "1", "1", "1", "1"], "yaxis": "y3"}, {"boxmean": true, "boxpoints": "all", "fillcolor": "#FECB52", "jitter": 0.3, "legendgroup": "leaf", "legendgrouptitle": {"text": "<b><u>Expression Plot Hue<u><b>"}, "legendrank": 3, "line": {"width": 0.5}, "marker": {"color": "black", "opacity": 1, "size": 5}, "name": "leaf", "offsetgroup": "3", "opacity": 1, "orientation": "h", "pointpos": 0, "showlegend": false, "text": ["SRR14993893", "SRR14993892", "SRR14993895", "SRR14993894", "SRR14996168", "SRR14993893", "SRR14993892", "SRR14993895", "SRR14993894", "SRR14996168"], "type": "box", "x": [0.07895, 0.1429, 0.08824, 0.1379, 0.1827, 0.9211, 0.8571, 0.9118, 0.8621, 0.8173], "xaxis": "x3", "y": ["0", "0", "0", "0", "0", "1", "1", "1", "1", "1"], "yaxis": "y3"}], "layout": {"annotations": [{"font": {"size": 16}, "showarrow": false, "text": "Transcript Structure", "x": 0.168, "xanchor": "center", "xref": "paper", "y": 1, "yanchor": "bottom", "yref": "paper"}, {"font": {"size": 16}, "showarrow": false, "text": "CPM (Unique Counts)", "x": 0.542, "xanchor": "center", "xref": "paper", "y": 1, "yanchor": "bottom", "yref": "paper"}, {"font": {"size": 16}, "showarrow": false, "text": "Isoform Usage Ratio", "x": 0.874, "xanchor": "center", "xref": "paper", "y": 1, "yanchor": "bottom", "yref": "paper"}], "boxgap": 0.1, "boxgroupgap": 0.5, "boxmode": "group", "height": 350, "hoverlabel": {"font": {"size": 12}}, "hovermode": "closest", "legend": {"font": {"size": 12}, "grouptitlefont": {"size": 14}, "tracegroupgap": 7}, "margin": {"b": 50, "l": 100, "r": 50, "t": 100}, "showlegend": true, "title": {"text": "Soltu.DM.03G032520.Hap3 GDP-D-mannose 4,6-dehydratase/GDP-D-mannose 4,6-dehydratase", "x": 0.5, "xanchor": "center"}, "violingap": 0.1, "violingroupgap": 0.5, "violinmode": "group", "width": 1300, "xaxis": {"anchor": "y", "domain": [0, 0.336], "showgrid": true, "showticklabels": false, "tickfont": {"size": 12}, "title": {"text": ""}}, "xaxis2": {"anchor": "y2", "domain": [0.416, 0.668], "showgrid": true, "showticklabels": true, "tickfont": {"size": 12}, "title": {"text": ""}}, "xaxis3": {"anchor": "y3", "domain": [0.748, 1], "showgrid": true, "showticklabels": true, "tickfont": {"size": 12}, "title": {"text": ""}}, "yaxis": {"anchor": "x", "domain": [0, 1], "range": [-0.8, 1.8], "showgrid": true, "showticklabels": true, "tickfont": {"color": "black", "family": "DejaVu Sans", "size": 12}, "ticktext": ["Soltu.DM.03G032520.1.Hap3", "Soltu.DM.03G032520.2.Hap3"], "tickvals": [0, 1], "title": {"text": ""}}, "yaxis2": {"anchor": "x2", "domain": [0, 1], "matches": "y", "range": [-0.8, 1.8], "showgrid": true, "showticklabels": false, "ticks": "", "ticktext": ["Soltu.DM.03G032520.1.Hap3", "Soltu.DM.03G032520.2.Hap3"], "tickvals": [0, 1]}, "yaxis3": {"anchor": "x3", "domain": [0, 1], "matches": "y", "range": [-0.8, 1.8], "showgrid": true, "showticklabels": false, "ticks": "", "ticktext": ["Soltu.DM.03G032520.1.Hap3", "Soltu.DM.03G032520.2.Hap3"], "tickvals": [0, 1]}}}
